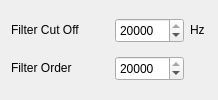
             <widget class="QWidget" name="tab_2">
              <attribute name="title">
               <string>Low Pass</string>
              </attribute>
              <layout class="QVBoxLayout" name="verticalLayout_9">
               <item>
                <layout class="QHBoxLayout" name="horizontalLayout_17">
                 <item>
                  <widget class="QLabel" name="label_32">
                   <property name="minimumSize">
                    <size>
                     <width>98</width>
                     <height>16</height>
                    </size>
                   </property>
                   <property name="maximumSize">
                    <size>
                     <width>98</width>
                     <height>16</height>
                    </size>
                   </property>
                   <property name="text">
                    <string>Filter Cut Off</string>
                   </property>
                  </widget>
                 </item>
                 <item>
                  <widget class="QSpinBox" name="spinBox_15">
                   <property name="minimumSize">
                    <size>
                     <width>69</width>
                     <height>25</height>
                    </size>
                   </property>
                   <property name="maximumSize">
                    <size>
                     <width>69</width>
                     <height>25</height>
                    </size>
                   </property>
                   <property name="maximum">
                    <number>20000</number>
                   </property>
                   <property name="value">
                    <number>20000</number>
                   </property>
                  </widget>
                 </item>
                 <item>
                  <widget class="QLabel" name="label_33">
                   <property name="minimumSize">
                    <size>
                     <width>17</width>
                     <height>16</height>
                    </size>
                   </property>
                   <property name="maximumSize">
                    <size>
                     <width>17</width>
                     <height>16</height>
                    </size>
                   </property>
                   <property name="text">
                    <string>Hz</string>
                   </property>
                  </widget>
                 </item>
                </layout>
               </item>
               <item>
                <layout class="QHBoxLayout" name="horizontalLayout_18">
                 <item>
                  <widget class="QLabel" name="label_34">
                   <property name="minimumSize">
                    <size>
                     <width>98</width>
                     <height>16</height>
                    </size>
                   </property>
                   <property name="maximumSize">
                    <size>
                     <width>98</width>
                     <height>16</height>
                    </size>
                   </property>
                   <property name="text">
                    <string>Filter Order</string>
                   </property>
                  </widget>
                 </item>
                 <item>
                  <widget class="QSpinBox" name="spinBox_16">
                   <property name="minimumSize">
                    <size>
                     <width>69</width>
                     <height>25</height>
                    </size>
                   </property>
                   <property name="maximumSize">
                    <size>
                     <width>69</width>
                     <height>25</height>
                    </size>
                   </property>
                   <property name="maximum">
                    <number>20000</number>
                   </property>
                   <property name="value">
                    <number>20000</number>
                   </property>
                  </widget>
                 </item>
                 <item>
                  <widget class="QLabel" name="label_35">
                   <property name="minimumSize">
                    <size>
                     <width>17</width>
                     <height>16</height>
                    </size>
                   </property>
                   <property name="maximumSize">
                    <size>
                     <width>17</width>
                     <height>16</height>
                    </size>
                   </property>
                   <property name="text">
                    <string/>
                   </property>
                  </widget>
                 </item>
                </layout>
               </item>
              </layout>
             </widget>
